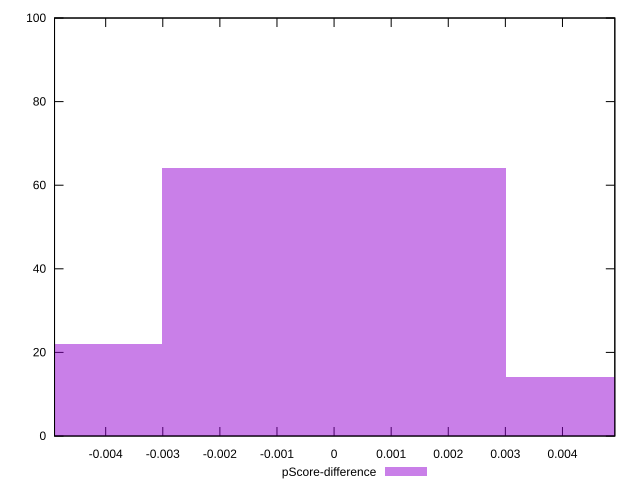

Recreate this plot in gnuplot.
reset

$pScoreDifference <<EOF
-0.006038360271975715 22
0 64
0.006038360271975715 14
EOF

set key outside below
set boxwidth 0.006038360271975715
set xrange [-0.004895822231849478:0.00491705978697532]
set yrange [0:100]
set trange [0:100]
set style fill transparent solid 0.5 noborder
set terminal svg size 640, 490 enhanced background rgb 'white'
set output "reports/report_00028_2021-02-24T12-49-42.674Z/speed-index/samples/card/pScore-difference/histogram.svg"

plot $pScoreDifference title "pScore-difference" with boxes

reset
